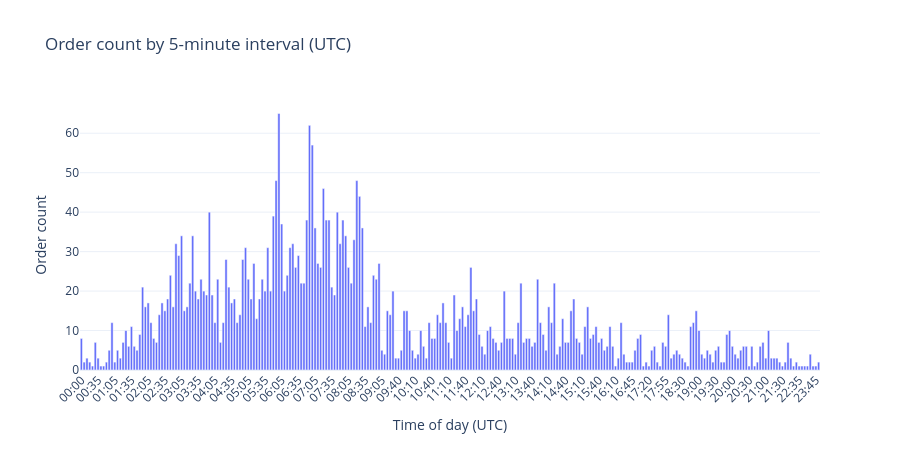

Source (notebook cell):
### Code cell
local_orders = polybot_all['order_timestamp'].dt.tz_convert('utc')
time_of_day = local_orders.dt.floor('5min').dt.time
order_counts_5min = time_of_day.value_counts().sort_index()
order_counts_5min.index = [t.strftime('%H:%M') for t in order_counts_5min.index]

fig_time = go.Figure()
fig_time.add_trace(go.Bar(
    x=order_counts_5min.index,
    y=order_counts_5min.values,
    name='Orders'
))
fig_time.update_layout(
    title='Order count by 5-minute interval (UTC)',
    xaxis_title='Time of day (UTC)',
    yaxis_title='Order count',
    template='plotly_white', height=450,
    xaxis=dict(tickangle=-45),
)
fig_time.show()

### Figure 1 — Plotly figure (JSON) as saved in the notebook; plotly's stock layout.template omitted (floating-point values rounded to 4 significant figures; data arrays with more than 128 entries replaced by an {"elided": "..."} marker saying what was removed)
{"data": [{"name": "Orders", "type": "bar", "x": {"elided": "266 str values"}, "y": {"elided": "266 int values"}}], "layout": {"height": 450, "title": {"text": "Order count by 5-minute interval (UTC)"}, "xaxis": {"tickangle": -45, "title": {"text": "Time of day (UTC)"}}, "yaxis": {"title": {"text": "Order count"}}}}
